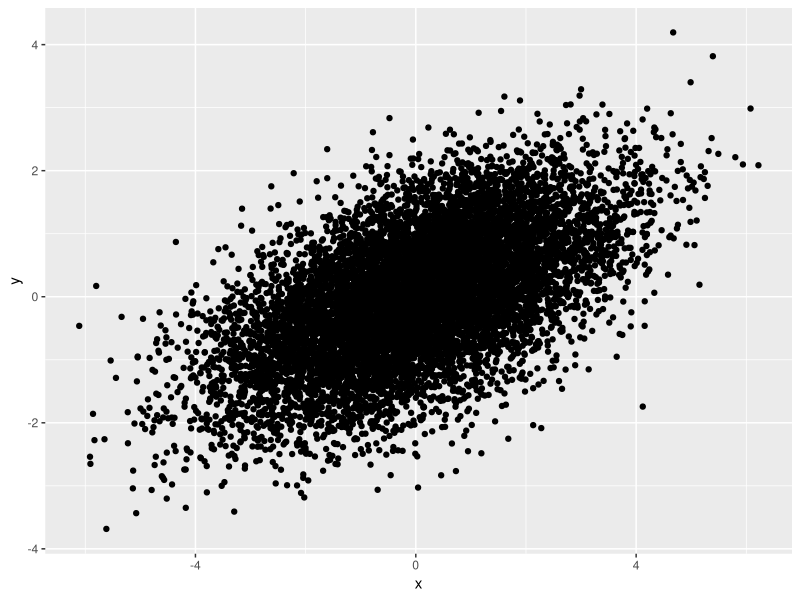
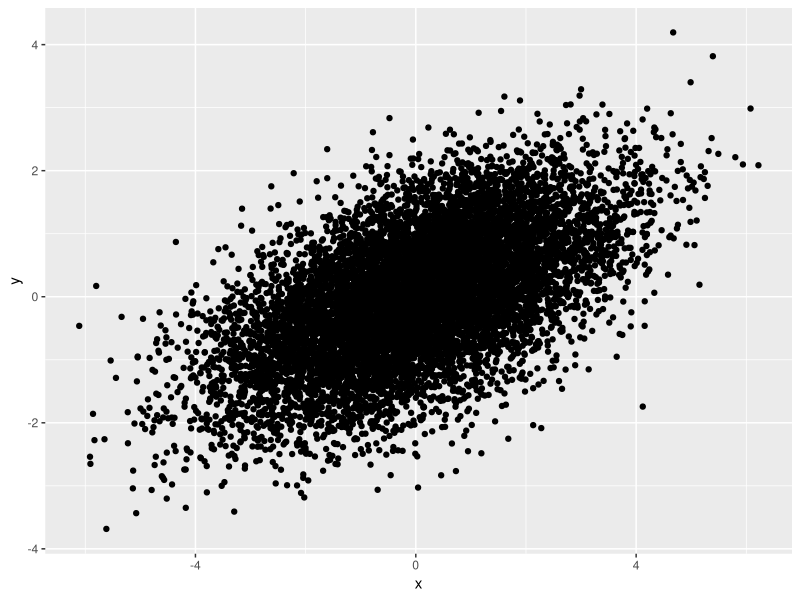

Here is the R script that generated these plots, in order:
## ---- chunk 1
library(ggplot2)
library(dplyr)
library(MASS)
## ---- chunk 2

sigma <- matrix(c(3,1,1,1),nrow=2)

m <- mvrnorm(n=10000, mu=c(0,0), Sigma = sigma)
data <- tibble(x = m[,1], y=m[,2])
print(cor(data$x,data$y))
## ---- chunk 3
1/sqrt(3)
## ---- chunk 4
data |> ggplot(aes(x=x,y=y))+geom_point()

## ---- chunk 5
data |> ggplot(aes(x=x,y=y))+geom_point()

## ---- chunk 6
cov(data)
